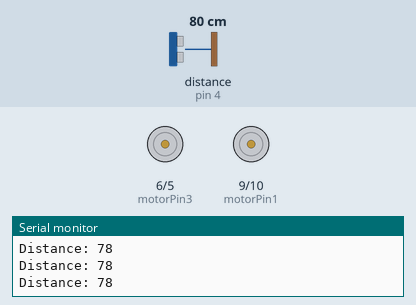
A sketch run on a simulated Arduino Uno, built with avr-gcc and run on an emulated ATmega328P. On the bench: motor-driver pin pairs drawn as motors (green arrow = first pin HIGH = forward, orange = second pin HIGH = backward, longer = more drive), the last lines printed to the serial monitor. Wiring (inferred from the names in the program): ultrasonic range finder: trigger pin 3; echo pin 4. Inputs (shaded band) come from the test bench; at power-on: distance to the obstacle (sensor on pin 4) 80 cm. The echo pulse lasts 58.3 µs per cm.

Above: at 1.2 s.
1.3 s: distance to the obstacle (sensor on pin 4) set to 12 cm
2.8 s: distance to the obstacle (sensor on pin 4) set to 9 cm
At 3.1 s:
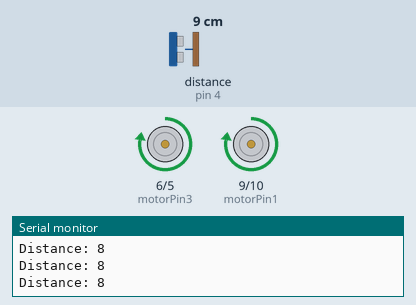
4.3 s: distance to the obstacle (sensor on pin 4) set to 120 cm
At 5.6 s:
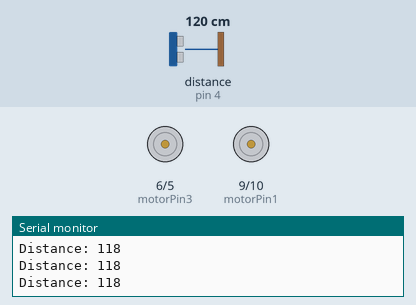
7.3 s: distance to the obstacle (sensor on pin 4) set to 2 cm
At 7.6 s:
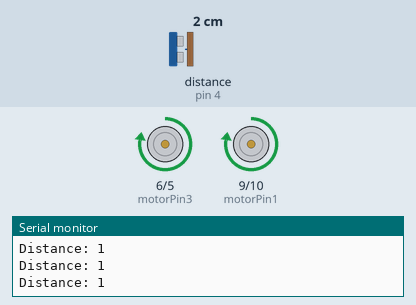
8.8 s: distance to the obstacle (sensor on pin 4) set to 250 cm
At 10.1 s:
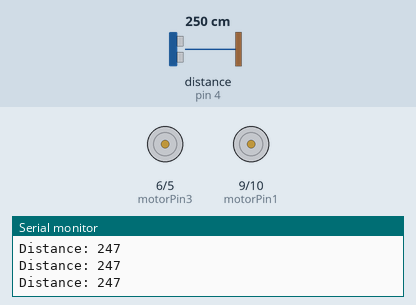
Timing chart, 0 to 11.3 s (numbered marks = the images above; inputs shaded):
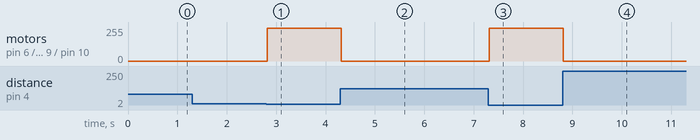

Measured:
- the behaviour switches between 11 and 10 cm on distance to the obstacle (sensor on pin 4) (found by bisection; images 0 and 1)
- after the input at 2.8 s, motor on pin 6 (motorPin3) / pin 5 (motorPin4), motor on pin 9 (motorPin1) / pin 10 (motorPin2): stopped → forward 244/255 at once
- after the input at 4.3 s, motor on pin 6 (motorPin3) / pin 5 (motorPin4), motor on pin 9 (motorPin1) / pin 10 (motorPin2): forward 244/255 → stopped at once
- after the input at 7.3 s, motor on pin 6 (motorPin3) / pin 5 (motorPin4), motor on pin 9 (motorPin1) / pin 10 (motorPin2): stopped → forward 244/255 at once
- after the input at 8.8 s, motor on pin 6 (motorPin3) / pin 5 (motorPin4), motor on pin 9 (motorPin1) / pin 10 (motorPin2): forward 244/255 → stopped at once

The sketch:

front_follower.ino
```cpp
//L293D
//Motor A
const int motorPin1  = 9;  // Pin 14 of L293
const int motorPin2  = 10;  // Pin 10 of L293
//Motor B
const int motorPin3  = 6; // Pin  7 of L293
const int motorPin4  = 5;  // Pin  2 of L293

const int trigPin = 3;
const int echoPin = 4;
const int forward = 10;
// defines variables
long duration;
int distance;

void setup() {
  //Set pins as outputs
  pinMode(motorPin1, OUTPUT);
  pinMode(motorPin2, OUTPUT);
  pinMode(motorPin3, OUTPUT);
  pinMode(motorPin4, OUTPUT);
  pinMode(trigPin, OUTPUT); // Sets the trigPin as an Output
  pinMode(echoPin, INPUT); // Sets the echoPin as an Input
  Serial.begin(9600); // Starts the serial communication
}
void loop() {
//for ultrasonic
  // Clears the trigPin
  digitalWrite(trigPin, LOW);
  delayMicroseconds(2);
  // Sets the trigPin on HIGH state for 10 micro seconds
  digitalWrite(trigPin, HIGH);
  delayMicroseconds(10);
  digitalWrite(trigPin, LOW);
  // Reads the echoPin, returns the sound wave travel time in microseconds
  duration = pulseIn(echoPin, HIGH);
  // Calculating the distance
  distance = duration * 0.034 / 2;
  // Prints the distance on the Serial Monitor
  Serial.print("Distance: ");
  Serial.println(distance);

//for motors
if(distance<forward){
    analogWrite(motorPin1, 244);
    analogWrite(motorPin2, 0);
    analogWrite(motorPin3, 244);
    analogWrite(motorPin4, 0);
}
else {
    analogWrite(motorPin1, 0); //forward
    analogWrite(motorPin2, 0); //reverse /left
    analogWrite(motorPin3, 0);
    analogWrite(motorPin4, 0);
}

}
```
